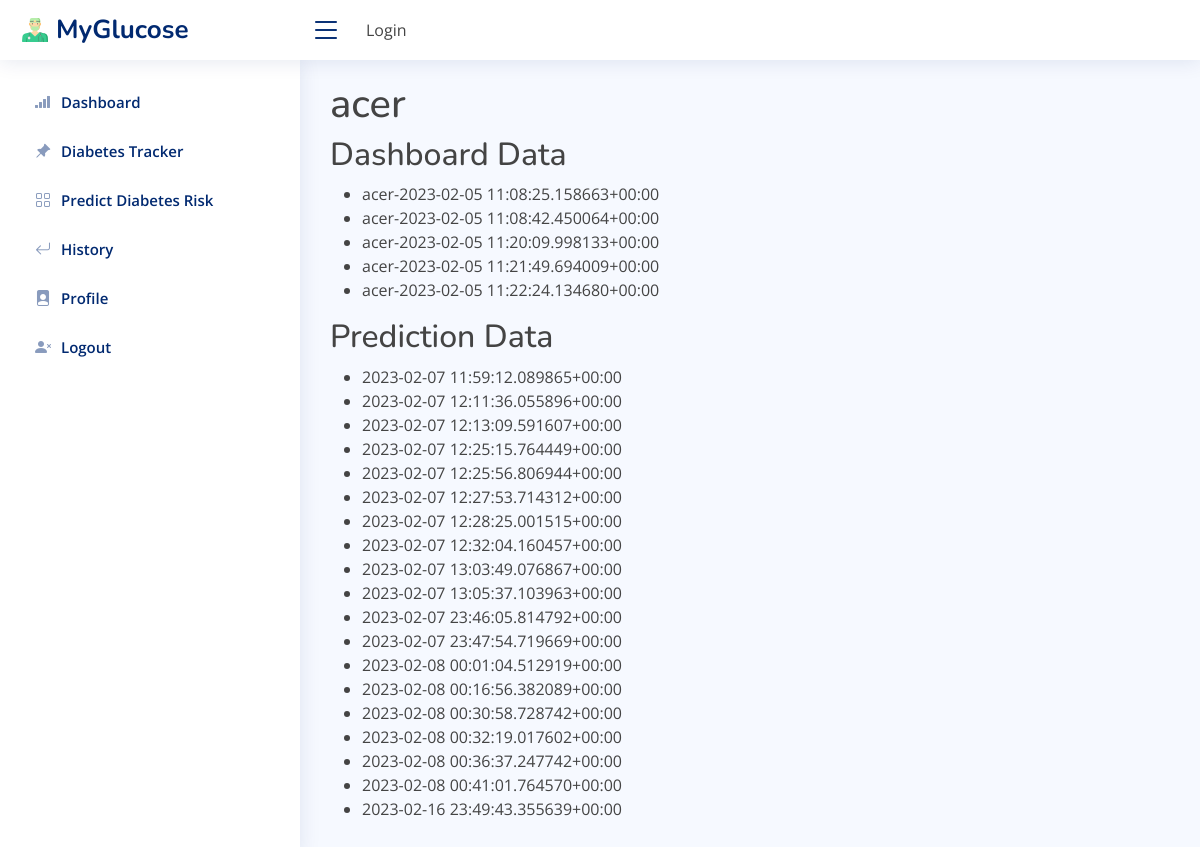
/indexadmin/info/1/, run on an earlier commit of the app's database.
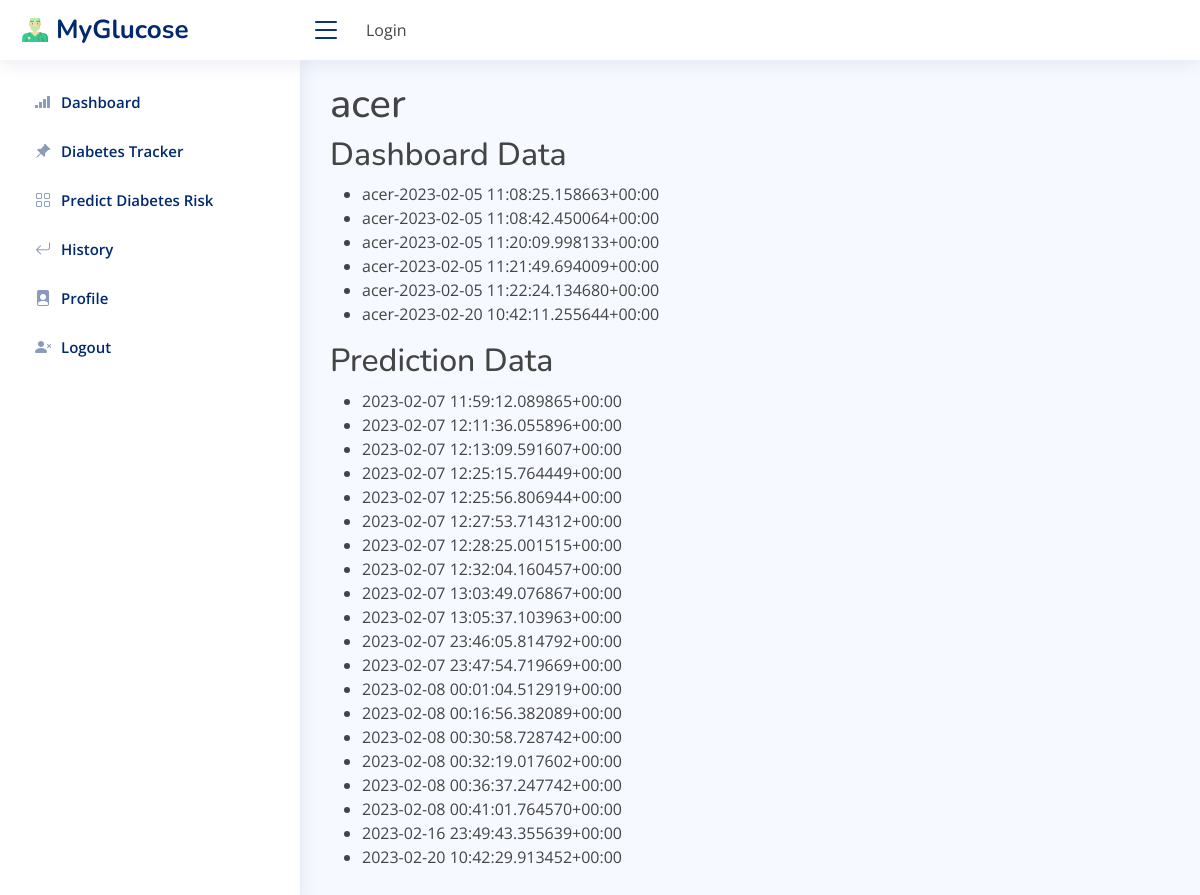
And on a later commit of the database.
### dashboard/models.py (models this page shows, shortened)
class DashboardData(models.Model):
	author = models.ForeignKey(User, on_delete=models.CASCADE)
	glucose = models.IntegerField(null=True)
	weight = models.IntegerField(null=True)
	systolic_bp = models.IntegerField(null=True)
	diastolic_bp = models.IntegerField(null=True)
	dateNow = models.DateTimeField(auto_now_add=True)
	def __str__(self):
		return f'{self.author}-{self.dateNow}'

class PredictionData(models.Model):
	author = models.ForeignKey(User, on_delete=models.CASCADE)
	height = models.FloatField(null=True)
	weight = models.PositiveIntegerField(null=True)
	age = models.PositiveIntegerField(null=True)
	date = models.DateTimeField(auto_now_add=True)
	dpf = models.FloatField(default=0)
	bmi = models.FloatField(blank=True)
	predictions = models.PositiveIntegerField(blank=True)
	def __str__(self):
		return str(self.date)

### dashboard/views.py (the view)
# urls.py: path('info/<int:user_id>/', views.patientInfo, name='admindashboard-patientInfo'),
def info(request, user_id):
    user = get_object_or_404(User, pk=user_id)
    dashboard_data = DashboardData.objects.filter(author=user)
    prediction_data = PredictionData.objects.filter(author=user)
    context = {
        'user': user,
        'dashboard_data': dashboard_data,
        'prediction_data': prediction_data,
    }
    return render(request, 'dashboard/admininfo.html', context)

### templates/dashboard/admininfo.html (shortened to what this page needs)
{% extends 'partials/base.html' %}
{% block content %}
<section class="section dashboard">
  <h1>{{ user.username }}</h1>
<h2>Dashboard Data</h2>
<ul>
{% for data in dashboard_data %}
  <li>{{ data }}</li>
{% empty %}
  <li>No data found.</li>
{% endfor %}
</ul>
<h2>Prediction Data</h2>
<ul>
{% for data in prediction_data %}
  <li>{{ data }}</li>
{% empty %}
  <li>No data found.</li>
{% endfor %}
</ul>
</section>
{% endblock %}

### templates/partials/base.html (shortened to what this page needs)
{% load static %}
<!DOCTYPE html>
<html lang="en">
<head>
  <link href="{% static '/assets/vendor/bootstrap/css/bootstrap.min.css' %}" rel="stylesheet">
  <link href="{% static '/assets/vendor/bootstrap-icons/bootstrap-icons.css' %}" rel="stylesheet">
  <link href="{% static '/assets/vendor/boxicons/css/boxicons.min.css' %}" rel="stylesheet">
  <link href="{% static '/assets/vendor/quill/quill.snow.css' %}" rel="stylesheet">
  <link href="{% static '/assets/vendor/quill/quill.bubble.css' %}" rel="stylesheet">
  <link href="{% static '/assets/vendor/remixicon/remixicon.css' %}" rel="stylesheet">
  <link href="{% static '/assets/vendor/simple-datatables/style.css' %}" rel="stylesheet">
  <link href="{% static '/assets/css/style.css' %}" rel="stylesheet">
</head>
<body>
  {% include 'partials/nav.html' %}
  {% include 'partials/side.html' %}
  <main id="main" class="main">
    {% block content %}
    {% endblock %}
  </main>
</body>
</html>

### templates/partials/nav.html (shortened to what this page needs)
  {% load static %}
  <header id="header" class="header fixed-top d-flex align-items-center">
    <div class="d-flex align-items-center justify-content-between">
      <a href="index.html" class="logo d-flex align-items-center">
        <img src="{% static 'assets/svg/veterinarian.svg' %}" width="30" height="30" class="d-inline-block align-top" alt="">
        <span class="d-none d-lg-block">MyGlucose</span>
      </a>
      <i class="bi bi-list toggle-sidebar-btn"></i>
      <div class="p-4">
        {% if request.user.is_authenticated %}
        <h2></h2>
        {% else %}
        <ul class="navbar-nav mr-auto">
          <a class="nav-link" href="{% url 'dashboard-log-in' %}"><li>Login</li></a>
        </ul>
        {% endif %}
      </div>
    </div>
  </header>

### templates/partials/side.html
  <aside id="sidebar" class="sidebar">
    <ul class="sidebar-nav" id="sidebar-nav">
      <li class="nav-item">
        <a class="nav-link collapsed" href="{% url 'dashboard-index' %}">
          <i class="bi bi-reception-4"></i>
          <span>Dashboard</span>
        </a>
      </li>
      <li class="nav-item">
        <a class="nav-link collapsed" href="{% url 'dashboard-addDashboard' %}">
          <i class="bi bi-pin-angle-fill"></i>
          <span>Diabetes Tracker</span>
        </a>
      </li>
      <li class="nav-item">
        <a class="nav-link collapsed" href="{% url 'dashboard-addAndPredictDiabetes' %}">
          <i class="bi bi-grid"></i>
          <span>Predict Diabetes Risk</span>
        </a>
      </li>
       <li class="nav-item">
        <a class="nav-link collapsed" href="{% url 'dashboard-history' %}">
          <i class="bi bi-arrow-return-left"></i>
          <span>History</span>
        </a>
      </li>
      <li class="nav-item">
        <a class="nav-link collapsed" href="{% url 'dashboard-editProfile' %}">
          <i class="bi bi-file-person-fill"></i>
          <span>Profile</span>
        </a>
      </li>
      <li class="nav-item">
        <a class="nav-link collapsed" href="{% url 'dashboard-logout_view' %}">
          <i class="bi bi-person-x-fill"></i>
          <span>Logout</span>
        </a>
      </li>
    </ul>
  </aside>

### static/assets/css/style.css (style rules this page uses)
:root { scroll-behavior: smooth; }
body { font-family: "Open Sans", sans-serif; background: #f6f9ff; color: #444444; }
a { color: #4154f1; text-decoration: none; }
h1, h2, h3, h4, h5, h6 { font-family: "Nunito", sans-serif; }
#main { margin-top: 60px; padding: 20px 30px; transition: all 0.3s; }
.logo { line-height: 1; }
@media (min-width: 1200px) { .logo { width: 280px; } }
.logo img { max-height: 26px; margin-right: 6px; }
.logo span { font-size: 26px; font-weight: 700; color: #012970; font-family: "Nunito", sans-serif; }
.header { transition: all 0.5s; z-index: 997; height: 60px; box-shadow: 0px 2px 20px rgba(1, 41, 112, 0.1); background-color: #fff; padding-left: 20px; }
.header .toggle-sidebar-btn { font-size: 32px; padding-left: 10px; cursor: pointer; color: #012970; }
.sidebar { position: fixed; top: 60px; left: 0; bottom: 0; width: 300px; z-index: 996; transition: all 0.3s; padding: 20px; overflow-y: auto; scrollbar-width: thin; scrollbar-color: #aab7cf transparent; box-shadow: 0px 0px 20px rgba(1, 41, 112, 0.1); background-color: #fff; }
@media (min-width: 1200px) { #main, #footer { margin-left: 300px; } }
.sidebar-nav { padding: 0; margin: 0; list-style: none; }
.sidebar-nav li { padding: 0; margin: 0; list-style: none; }
.sidebar-nav .nav-item { margin-bottom: 5px; }
.sidebar-nav .nav-link { display: flex; align-items: center; font-size: 15px; font-weight: 600; color: #4154f1; transition: 0.3; background: #f6f9ff; padding: 10px 15px; border-radius: 4px; }
.sidebar-nav .nav-link i { font-size: 16px; margin-right: 10px; color: #4154f1; }
.sidebar-nav .nav-link.collapsed { color: #012970; background: #fff; }
.sidebar-nav .nav-link.collapsed i { color: #899bbd; }

What changed in the data, as far as the page shows it:
added DashboardData: author+dateNow "acer-2023-02-20 10:42:11.255644+00:00"
added PredictionData: date "2023-02-20 10:42:29.913452+00:00"
